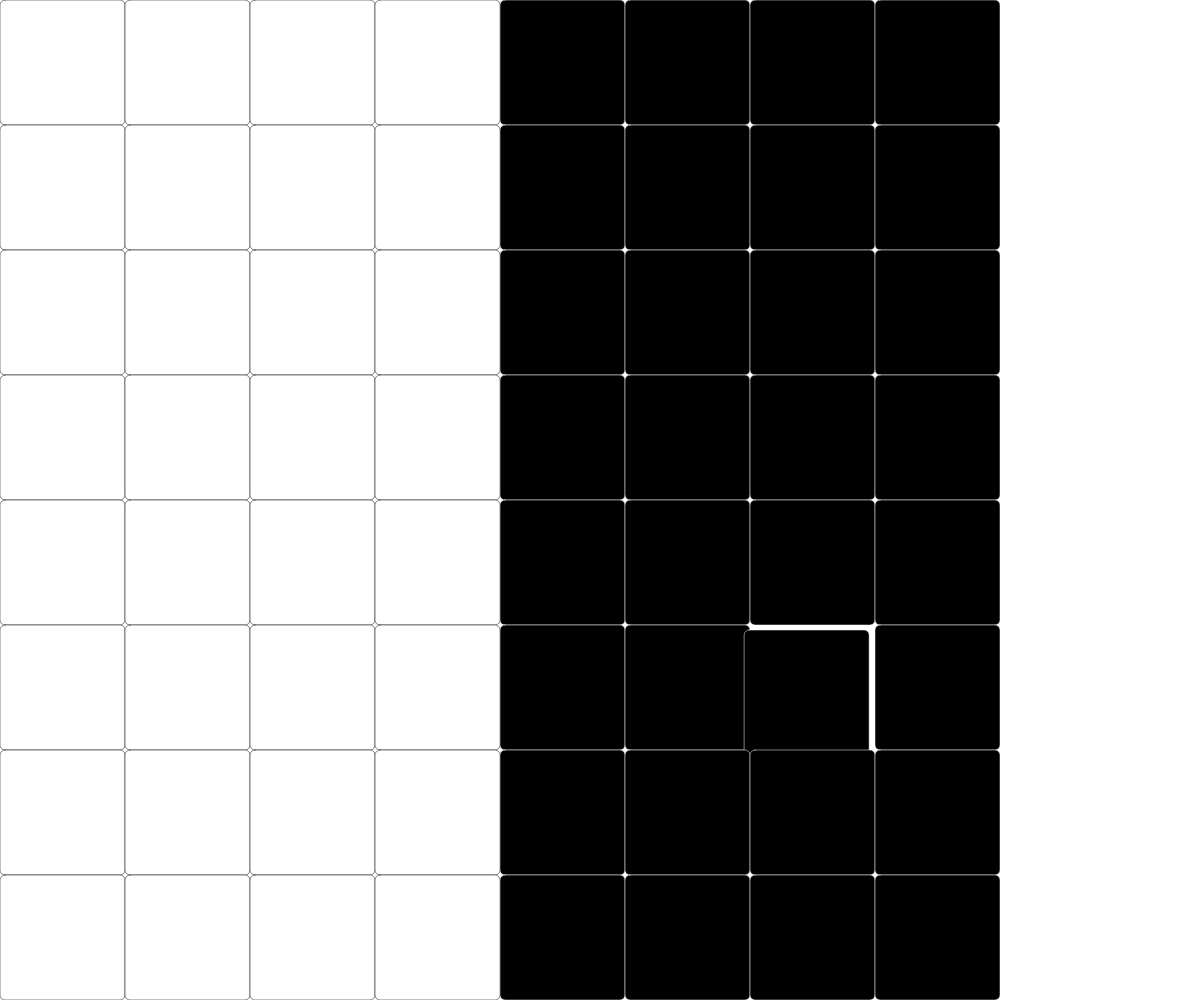
Frame 1 (no input)
Frame 60 (no input): identical to frame 1, image omitted
Frame 120 (the mouse pressed at the canvas centre since frame 60): identical to frame 1, image omitted

The p5.js sketch that drew this single still picture (run headless with seeded random() and noise() and a simulated clock; from frame 60 on, the mouse is pressed at the canvas centre):

// p5.js sketch
// ── sketch.js
let squaresG1 = []; // Left group of squares
let squaresG2 = []; // Right group of squares
let randomChosenSquareWhite = null;
let randomChosenSquareBlack;
let squareSize; // Global variable for square size

function setup() {
  createCanvas(windowWidth, windowHeight);
  strokeWeight(0.5);
  calculateSquareSize(); // Initialize square size
  initializeSquares(); // Initialize squares' positions
}

function draw() {
  background("white");
  drawSquares(); // Draw squares with current positions and sizes
}

function windowResized() {
  resizeCanvas(windowWidth, windowHeight);
  calculateSquareSize(); // Recalculate square size on window resize
  initializeSquares(); // Reinitialize squares' positions on window resize
}

function calculateSquareSize() {
  squareSize = windowHeight / 8; // Calculate square size based on window height
}

function initializeSquares() {
  squaresG1 = [];
  squaresG2 = [];

  // Left group initialization
  for (let i = 0; i < 8; i++) {
    // Row number
    for (let j = 0; j < 4; j++) {
      // Column number
      squaresG1.push({
        positionX: j * squareSize,
        positionY: i * squareSize,
        originalX: j * squareSize,
        originalY: i * squareSize,
      });
    }
  }

  // Right group initialization
  for (let k = 0; k < 8; k++) {
    // Row number
    for (let l = 4; l < 8; l++) {
      // Column number
      squaresG2.push({
        positionX: l * squareSize,
        positionY: k * squareSize,
        originalX: l * squareSize,
        originalY: k * squareSize,
      });
    }
  }

  // Choose a random square to displace
  randomChosenSquareBlack = random(squaresG2);
  randomChosenSquareBlack.positionX += random(-10, 10);
  randomChosenSquareBlack.positionY += random(-10, 10);
}

function drawSquares() {
  // Draw white squares on the left
  for (let i = 0; i < squaresG1.length; i++) {
    fill("white");
    stroke("black");
    rect(
      squaresG1[i].positionX,
      squaresG1[i].positionY,
      squareSize,
      squareSize,
      5
    );
  }

  // Draw black squares on the right
  for (let i = 0; i < squaresG2.length; i++) {
    fill("black");
    stroke("white");
    rect(
      squaresG2[i].positionX,
      squaresG2[i].positionY,
      squareSize,
      squareSize,
      5
    );
  }
}

function mousePressed() {
  // Iterate over squares on the left side
  squaresG1.forEach(square => {
    if (mouseX > square.positionX && mouseX < square.positionX + squareSize &&
        mouseY > square.positionY && mouseY < square.positionY + squareSize) {
      // Click is within a square on the left side
      if (randomChosenSquareWhite === square) {
        // Move the displaced white square back
        square.positionX = square.originalX;
        square.positionY = square.originalY;
        randomChosenSquareWhite = null;

        // Now displace a random black square
        randomChosenSquareBlack = random(squaresG2);
        randomChosenSquareBlack.positionX += random(-20, 20);
        randomChosenSquareBlack.positionY += random(-20, 20);
      }
    }
  });

  // Iterate over squares on the right side
  squaresG2.forEach(square => {
    if (mouseX > square.positionX && mouseX < square.positionX + squareSize &&
        mouseY > square.positionY && mouseY < square.positionY + squareSize) {
      // Click is within a square on the right side
      if (randomChosenSquareBlack === square) {
        // Move the displaced black square back
        square.positionX = square.originalX;
        square.positionY = square.originalY;
        randomChosenSquareBlack = null;

        // Now displace a random white square
        randomChosenSquareWhite = random(squaresG1);
        randomChosenSquareWhite.positionX += random(-20, 20);
        randomChosenSquareWhite.positionY += random(-20, 20);
      }
    }
  });
}
